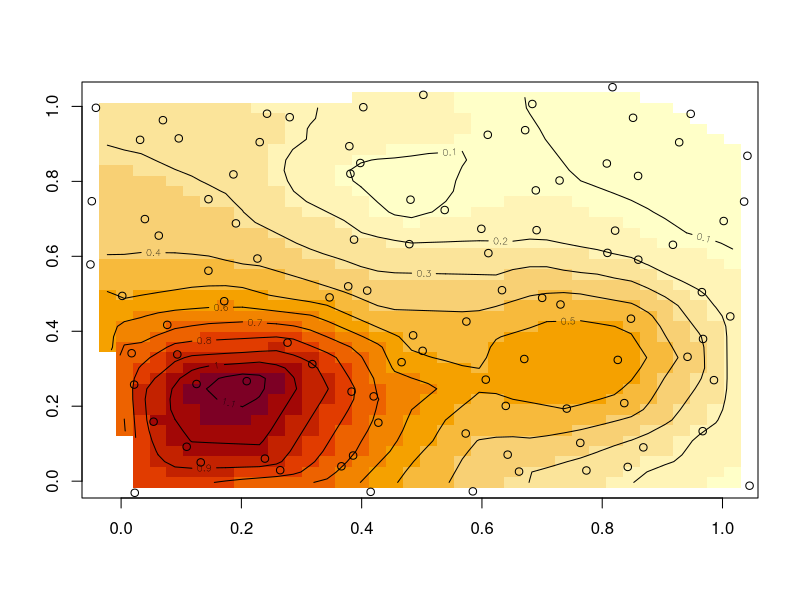
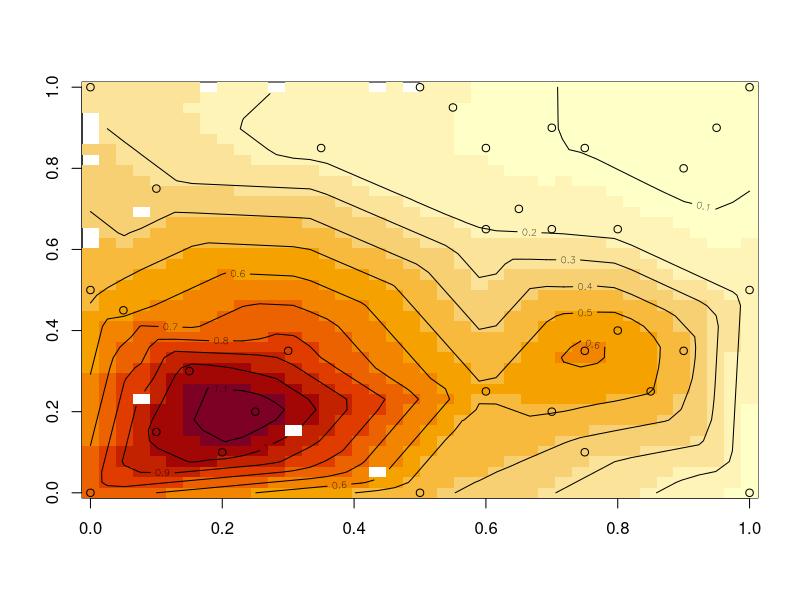
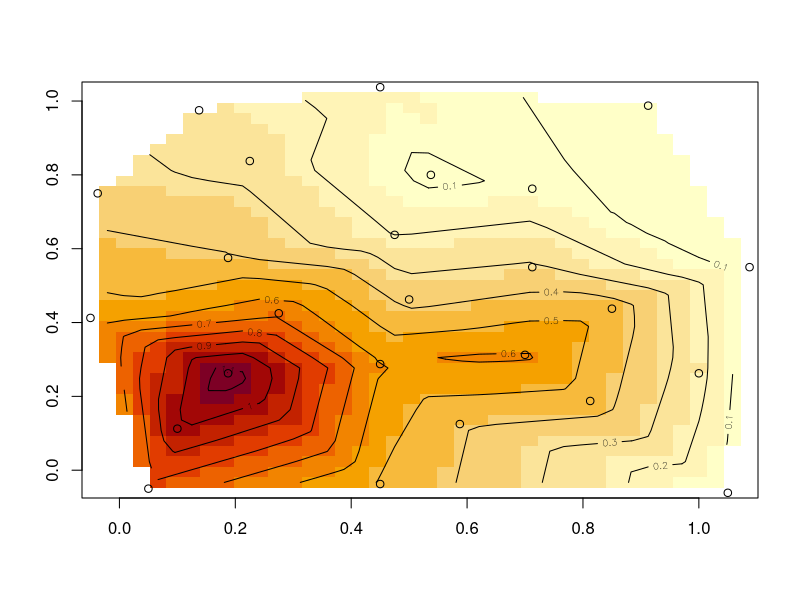
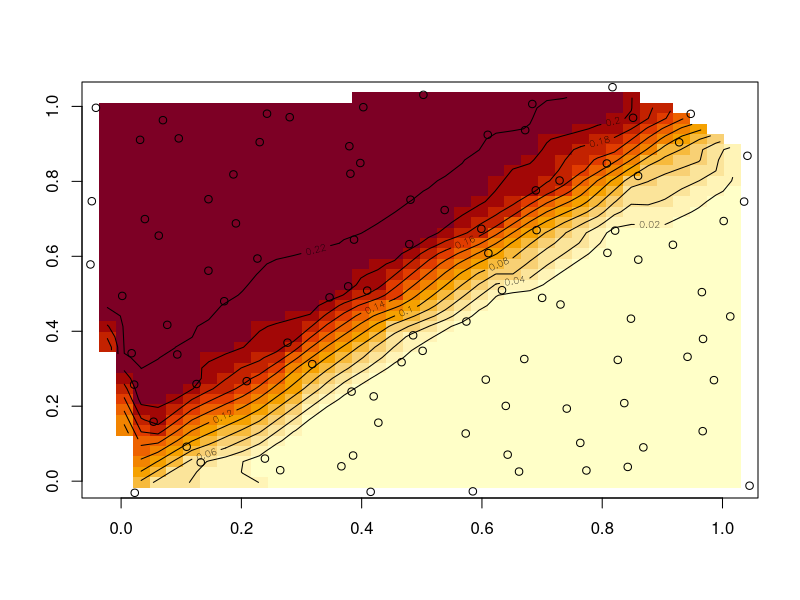
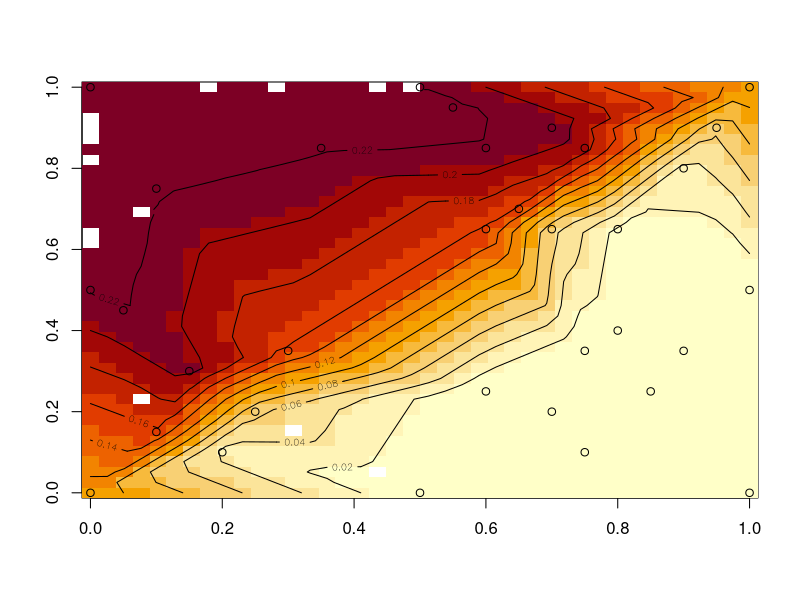
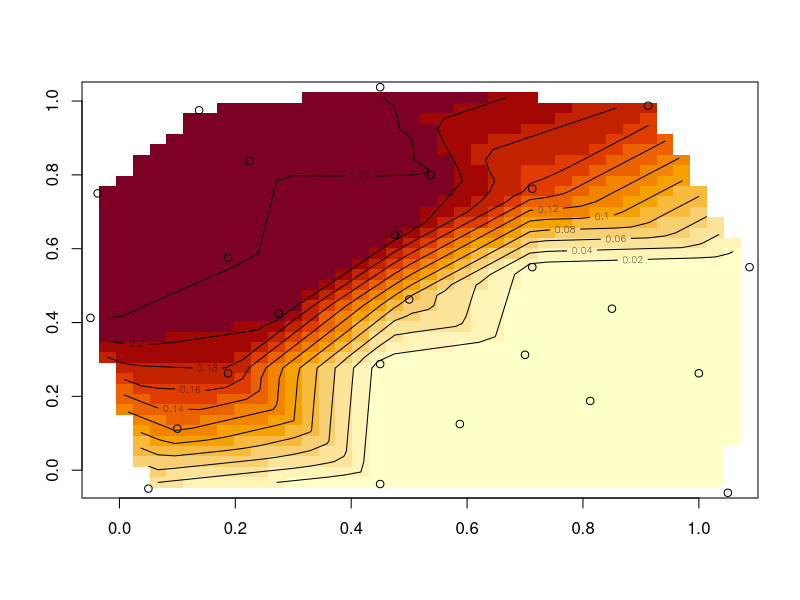
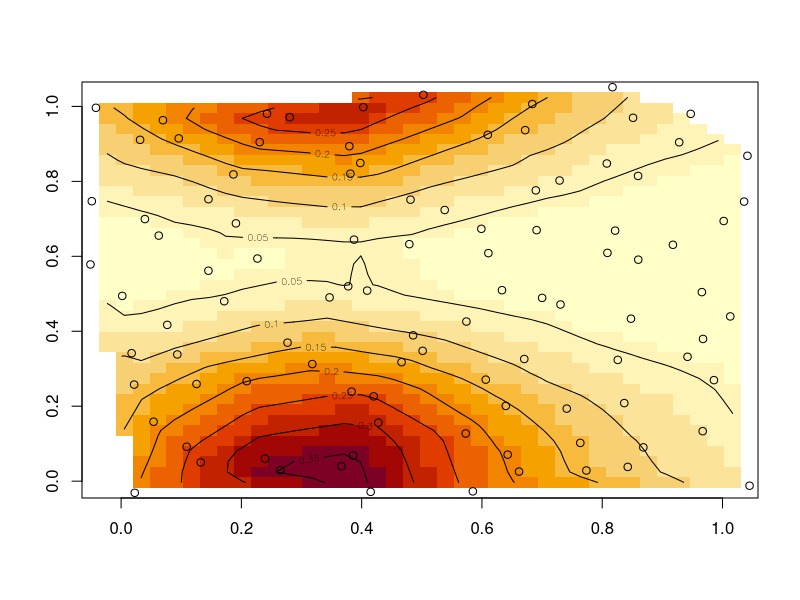
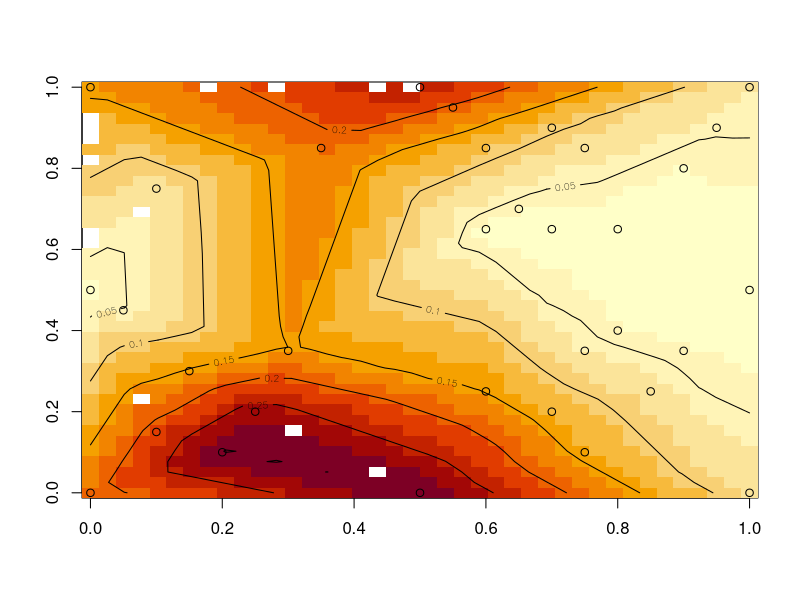

Write the R code that produced these figures, in order.
library(interp)


### Name: interp
### Title: Interpolation function
### Aliases: interp
### Keywords: dplot math

### ** Examples

### Use all datasets from Franke, 1979:
data(franke)
for(i in 1:5)
    for(j in 1:3){
        FR <- franke.data(i,j,franke)
        IL <- with(FR, interp(x,y,z,method="linear"))
        image(IL)
        contour(IL,add=TRUE)
        with(FR,points(x,y))
    }
